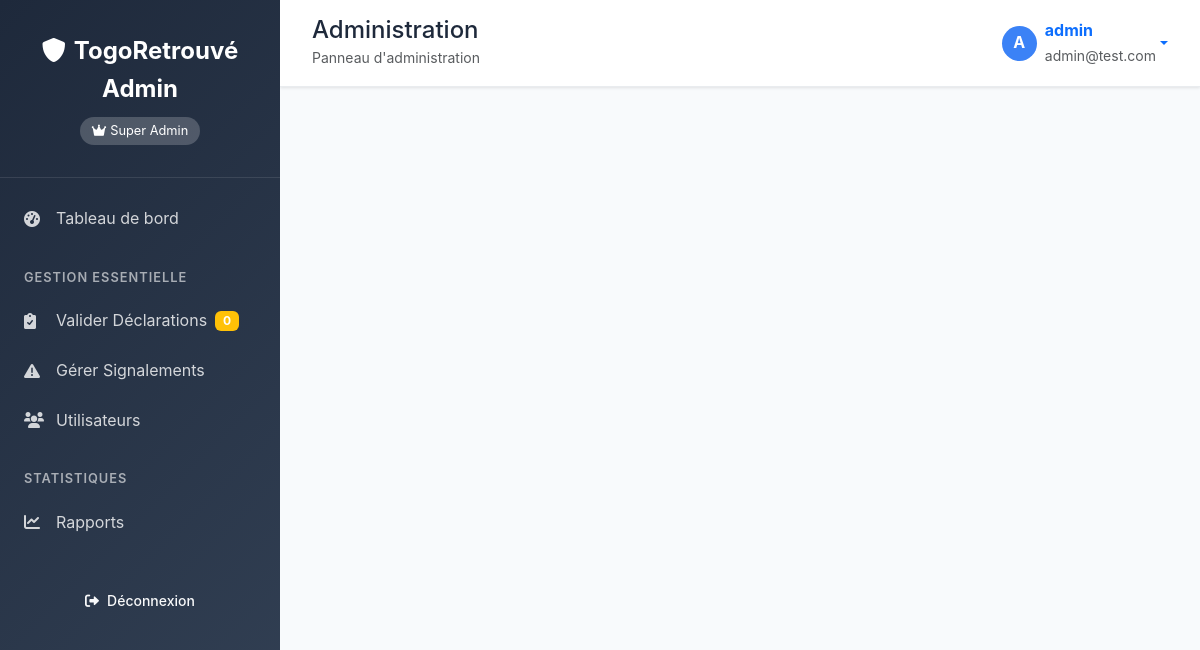
/togoretrouve-admin/declarations/ (signed in), run on the app's committed database.
### core/models.py (models this page shows, shortened)
class Utilisateur(AbstractUser):
    telephone = models.CharField(max_length=20, blank=True, null=True)
    ROLE_CHOICES = [
        ('citoyen', 'Citoyen'),
        ('agent', 'Agent'),
        ('admin', 'Administrateur'),
    ]
    role = models.CharField(max_length=12, choices=ROLE_CHOICES, default='citoyen')
    region = models.ForeignKey(Region, on_delete=models.SET_NULL, blank=True, null=True)
    prefecture = models.ForeignKey(Prefecture, on_delete=models.SET_NULL, blank=True, null=True)
    structure_locale = models.ForeignKey(StructureLocale, on_delete=models.SET_NULL, blank=True, null=True)
    date_derniere_connexion = models.DateTimeField(null=True, blank=True)
    actif = models.BooleanField(default=True)
    verifie = models.BooleanField(default=False, help_text="Compte vérifié par un admin")
    date_verification = models.DateTimeField(null=True, blank=True)
    class Meta:
        permissions = [
            ("can_manage_declarations", "Peut gérer les déclarations"),
            ("can_validate_claims", "Peut valider les réclamations"),
            ("can_manage_users", "Peut gérer les utilisateurs"),
            ("can_view_analytics", "Peut voir les analytics"),
            ("can_manage_regions", "Peut gérer les régions"),
        ]

### core/views_admin.py (the view, shortened to what this page needs)
@admin_required
def admin_declarations(request):
    user = request.user
    statut_filter = request.GET.get('statut', 'all')
    search = request.GET.get('search', '')
    region_filter_param = request.GET.get('region', '')
    declarations = Declaration.objects.select_related(
        'declarant', 'categorie', 'region', 'prefecture', 'agent_validateur'
    ).prefetch_related('reclamations')
    if user.region:
        declarations = declarations.filter(region=user.region)
    if statut_filter != 'all':
        declarations = declarations.filter(statut=statut_filter)
    if region_filter_param and user.role == 'admin':
        declarations = declarations.filter(region_id=region_filter_param)
    ordre = request.GET.get('ordre', '-date_declaration')
    declarations = declarations.order_by(ordre)
    paginator = Paginator(declarations, 25)
    page_number = request.GET.get('page')
    page_obj = paginator.get_page(page_number)
    base_query = Declaration.objects.filter(
        region=user.region if user.region else Q()
    )
    stats_onglets = {
        'all': base_query.count(),
        'cree': base_query.filter(statut='cree').count(),
        'valide': base_query.filter(statut='valide').count(),
        'publie': base_query.filter(statut='publie').count(),
        'reclame': base_query.filter(statut='reclame').count(),
        'restitue': base_query.filter(statut='restitue').count(),
        'rejete': base_query.filter(statut='rejete').count(),
    }
    regions = Region.objects.all() if user.role == 'admin' else []
    context = {
        'page_obj': page_obj,
        'statut_filter': statut_filter,
        'search': search,
        'region_filter': region_filter_param,
        'ordre': ordre,
        'stats_onglets': stats_onglets,
        'statuts_choices': Declaration.STATUT_CHOICES,
        'regions': regions,
    }
    return render(request, 'admin/declarations.html', context)

### core/templates/admin/declarations.html (shortened to what this page needs)
{% extends 'admin/base.html' %}
{% load static %}

### core/templates/admin/base.html (shortened to what this page needs)
{% load static %}
<!DOCTYPE html>
<html lang="fr">
<head>
    <link href="https://cdn.jsdelivr.net/npm/bootstrap@5.3.0/dist/css/bootstrap.min.css" rel="stylesheet">
    <link href="https://cdnjs.cloudflare.com/ajax/libs/font-awesome/6.0.0/css/all.min.css" rel="stylesheet">
</head>
<body>
    <div class="admin-sidebar" id="adminSidebar">
        <div class="sidebar-header">
            <a href="{% url 'togo_admin:dashboard' %}" class="logo">
                <i class="fas fa-shield-alt me-2"></i>TogoRetrouvé Admin
            </a>
            <div class="role-badge">
                {% if user.is_superuser %}
                    <i class="fas fa-crown me-1"></i>Super Admin
                {% else %}
                    <i class="fas fa-user-cog me-1"></i>Administrateur
                {% endif %}
            </div>
        </div>
        <nav class="admin-nav">
            <a href="{% url 'togo_admin:dashboard' %}" class="nav-link {% if request.resolver_match.url_name == 'dashboard' %}active{% endif %}">
                <i class="fas fa-tachometer-alt"></i>
                Tableau de bord
            </a>
            <div class="nav-section">Gestion Essentielle</div>
            <a href="{% url 'togo_admin:pending_declarations' %}" class="nav-link {% if 'pending' in request.resolver_match.url_name %}active{% endif %}">
                <i class="fas fa-clipboard-check"></i>
                Valider Déclarations <span class="badge bg-warning ms-2">{{ pending_count|default:0 }}</span>
            </a>
            <a href="{% url 'togo_admin:signalements_list' %}" class="nav-link {% if 'signalement' in request.resolver_match.url_name %}active{% endif %}">
                <i class="fas fa-exclamation-triangle"></i>
                Gérer Signalements
            </a>
            <a href="{% url 'togo_admin:users' %}" class="nav-link {% if 'users' in request.resolver_match.url_name %}active{% endif %}">
                <i class="fas fa-users"></i>
                Utilisateurs
            </a>
            <div class="nav-section">Statistiques</div>
            <a href="{% url 'togo_admin:reports' %}" class="nav-link {% if 'reports' in request.resolver_match.url_name %}active{% endif %}">
                <i class="fas fa-chart-line"></i>
                Rapports
            </a>
        </nav>
        <div class="mt-auto p-3" style="margin-top: auto;">
            <div class="d-grid">
                <a href="{% url 'logout' %}" class="btn btn-outline-light btn-sm">
                    <i class="fas fa-sign-out-alt me-2"></i>Déconnexion
                </a>
            </div>
        </div>
    </div>
    <div class="admin-main">
        <div class="admin-header">
            <div class="d-flex justify-content-between align-items-center">
                <div>
                    <div>
                        <h4 class="mb-0">{% block page_heading %}Administration{% endblock %}</h4>
                        <small class="text-muted">{% block page_description %}Panneau d'administration{% endblock %}</small>
                    </div>
                </div>
                <div class="user-profile">
                    <div class="dropdown">
                        <a href="#" class="d-flex align-items-center text-decoration-none dropdown-toggle" data-bs-toggle="dropdown">
                            <div class="user-avatar">
                                {{ user.username|first|upper }}
                            </div>
                            <div class="ms-2 d-none d-md-block">
                                <div class="fw-bold">{{ user.username }}</div>
                                <small class="text-muted">{{ user.email }}</small>
                            </div>
                        </a>
                    </div>
                </div>
            </div>
        </div>
        <div class="admin-content">
        </div>
    </div>
</body>
</html>

### core/templates/admin/base.html (style rules this page uses)
:root { --admin-primary: #3b82f6; --admin-secondary: #64748b; --admin-success: #10b981; --admin-warning: #f59e0b; --admin-danger: #ef4444; --admin-light: #f8fafc; --admin-dark: #1e293b; --sidebar-width: 280px; --shadow-sm: 0 1px 2px 0 rgb(0 0 0 / 0.05); --shadow-md: 0 4px 6px -1px rgb(0 0 0 / 0.1), 0 2px 4px -2px rgb(0 0 0 / 0.1); }
* { box-sizing: border-box; }
body { font-family: 'Inter', -apple-system, BlinkMacSystemFont, 'Segoe UI', Roboto, sans-serif; background-color: var(--admin-light); color: var(--admin-dark); line-height: 1.6; }
.admin-sidebar { position: fixed; top: 0; left: 0; height: 100vh; width: var(--sidebar-width); background: linear-gradient(135deg, #1e293b 0%, #334155 100%); z-index: 1000; overflow-y: auto; }
.admin-sidebar .sidebar-header { padding: 2rem 1.5rem; text-align: center; border-bottom: 1px solid rgba(255,255,255,0.1); }
.admin-sidebar .sidebar-header .logo { color: white; font-size: 1.5rem; font-weight: bold; text-decoration: none; display: block; }
.admin-sidebar .sidebar-header .role-badge { background: rgba(255,255,255,0.2); color: white; padding: 0.25rem 0.75rem; border-radius: 15px; font-size: 0.8rem; margin-top: 0.5rem; display: inline-block; }
.admin-nav { padding: 1rem 0; }
.admin-nav .nav-link { color: rgba(255,255,255,0.8); padding: 0.75rem 1.5rem; text-decoration: none; display: flex; align-items: center; transition: all 0.2s; border: none; background: none; }
.admin-nav .nav-link i { width: 20px; margin-right: 0.75rem; }
.admin-nav .nav-section { padding: 0.5rem 1.5rem; color: rgba(255,255,255,0.6); font-size: 0.8rem; font-weight: 600; text-transform: uppercase; letter-spacing: 1px; margin-top: 1rem; }
.admin-main { margin-left: var(--sidebar-width); min-height: 100vh; }
.admin-header { background: white; padding: 1rem 2rem; border-bottom: 1px solid #e9ecef; box-shadow: 0 1px 3px rgba(0,0,0,0.1); }
.admin-content { padding: 2rem; }
.btn { font-weight: 500; border-radius: 0.5rem; padding: 0.625rem 1.25rem; transition: all 0.15s ease; border: 1px solid transparent; }
.user-profile { display: flex; align-items: center; gap: 0.5rem; }
.user-avatar { width: 35px; height: 35px; border-radius: 50%; background: var(--admin-primary); display: flex; align-items: center; justify-content: center; color: white; font-weight: bold; }

### data on the page
Utilisateur: username|first "A", username "admin", email "admin@test.com"

### other printed values
{{ pending_count|default:0 }} "0"
